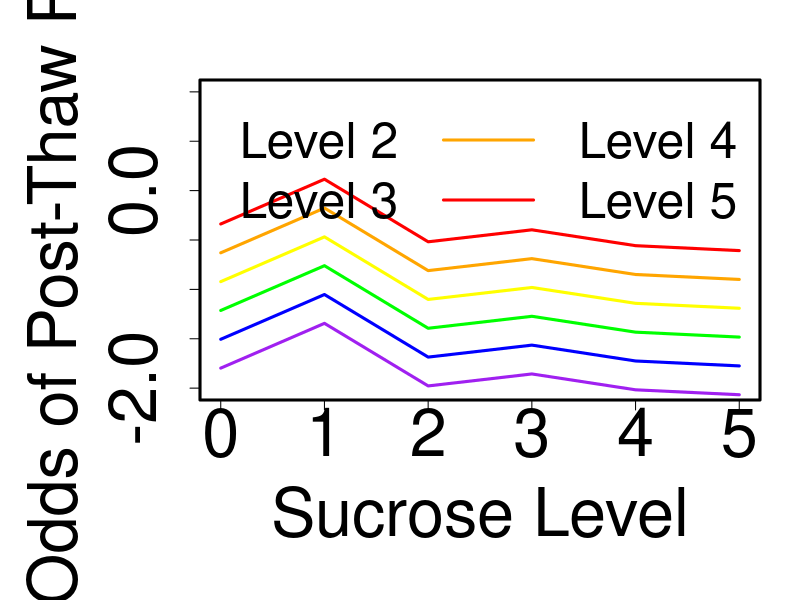
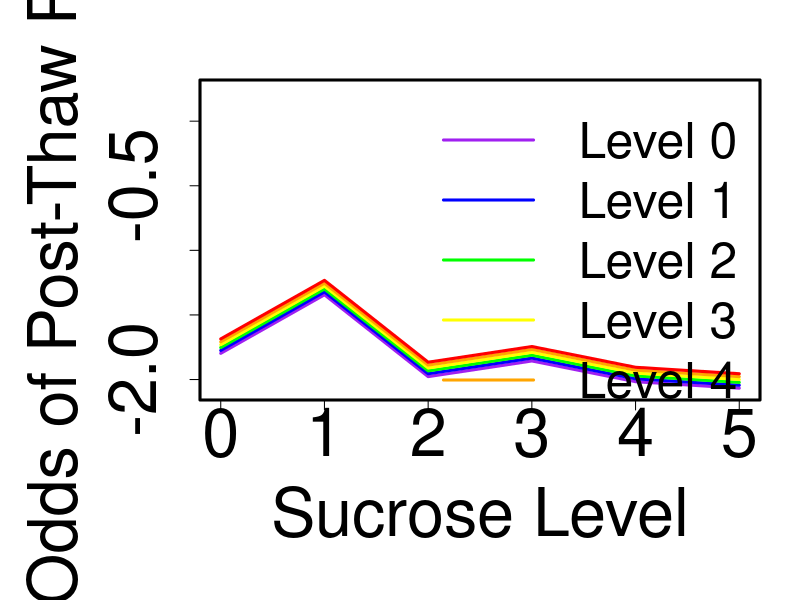
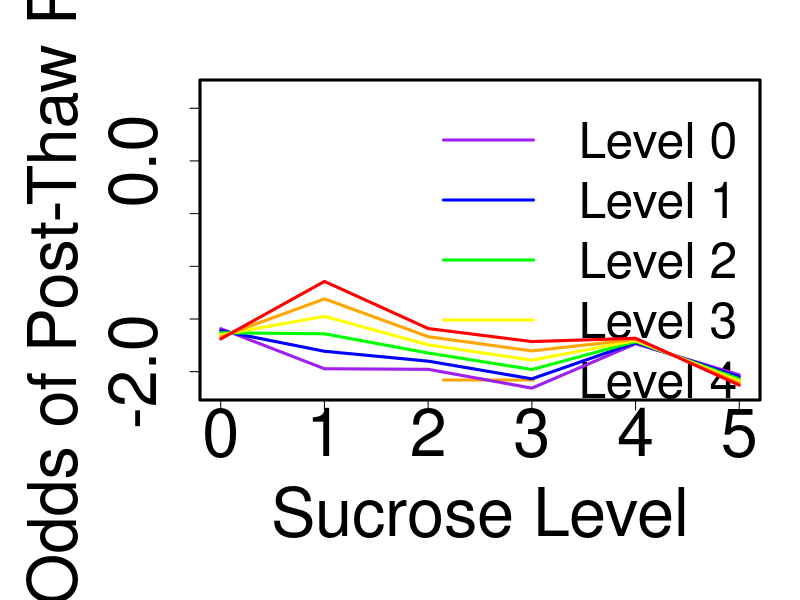
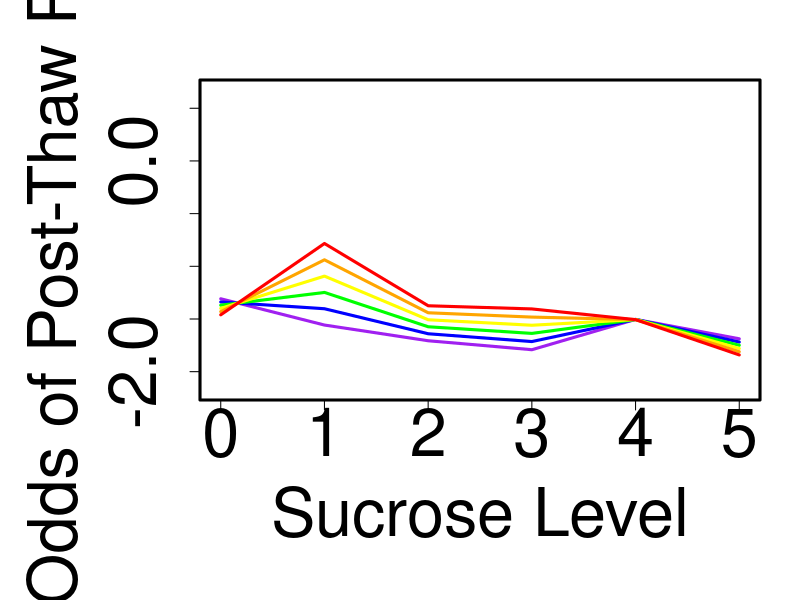
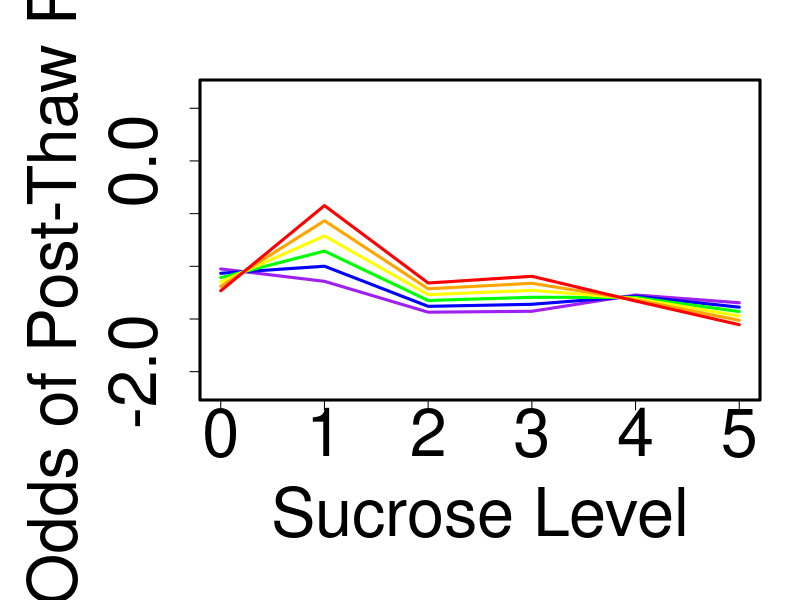
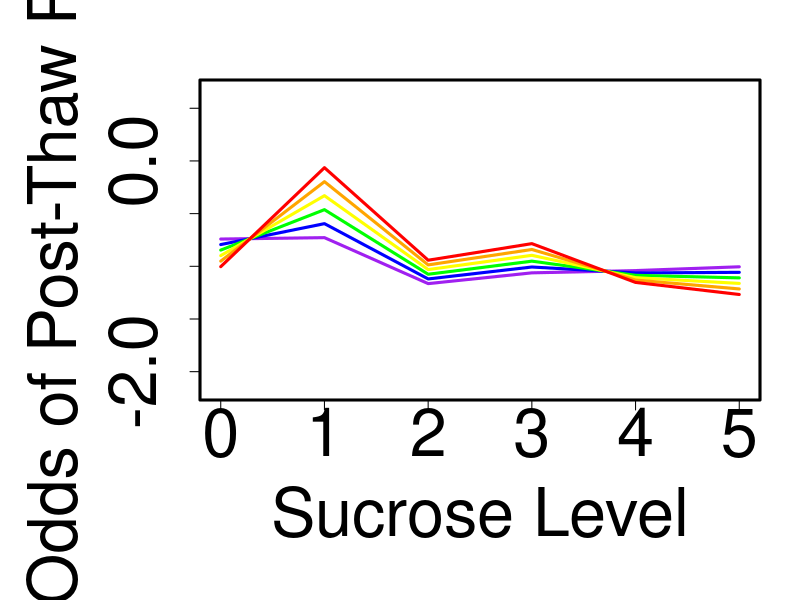
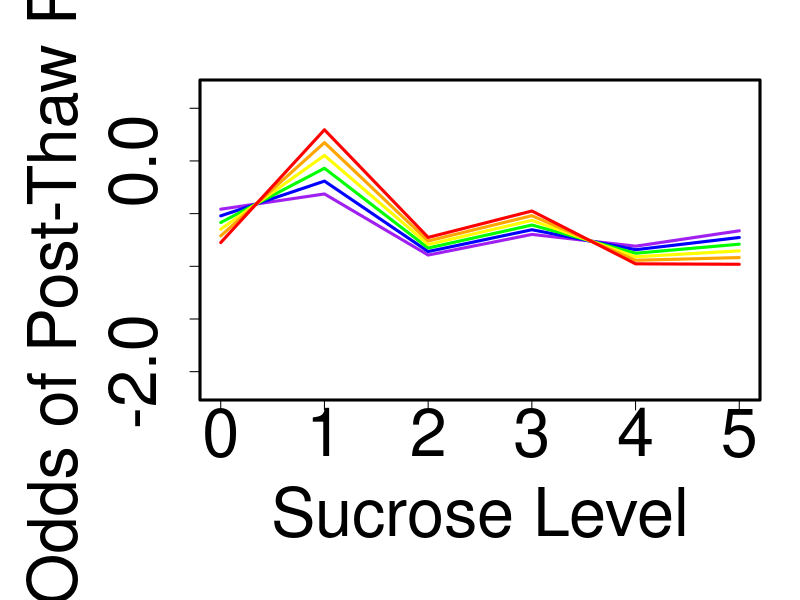
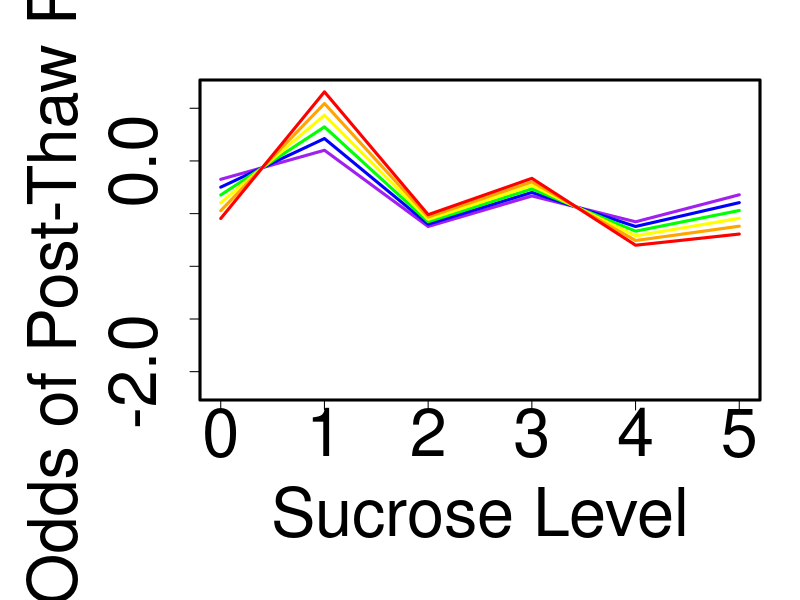

Reproduce these figures in R, in order. (Note: this script raises an error after producing the figures.)
# import data
setwd("D:/07_Statistical Analysis/SGI2")
data_SGI<-read.table('SGI_log.csv',header=F,sep=',') #input data
colnames(data_SGI) = c("S","G","I","R") 

#collapse data into counts
collapsed = aggregate(data_SGI$R, data_SGI[,1:3], FUN=sum)
temp = aggregate(data_SGI$R, data_SGI[,1:3], FUN=length)
collapsed = cbind(collapsed, temp[,4]-collapsed[,4])
names(collapsed)[4:5] = c("success", "failure")

#coloring for plots
colors = c("purple", "blue", "green", "yellow", "orange", "red")

####################################################################################################################################
## "main effects" model (no interactions)
####################################################################################################################################

mainEffects = glm(cbind(success, failure) ~ as.factor(S) + G + I, data=collapsed, family="quasibinomial")
summary(mainEffects)

#p-value for effect of S
mainEffects_noS = glm(cbind(success, failure) ~ G + I, data=collapsed, family="quasibinomial")
anova(mainEffects, mainEffects_noS, test = "F")

#predicted values for log odds
fit = predict(mainEffects, type = "link")

#plot summarizing impact of additive effects
#glycerol
jpeg('MainEffects_G.jpeg',width=900,height=900)
par(mar=c(10, 10, 4, 2),mgp=c(6,2,0),lwd=3)
plot(collapsed$S, fit, type="n", xlab="Sucrose Level", ylab="Log Odds of Post-Thaw Recovery", 
     cex=2.25,cex.axis=4.0,cex.lab=4.0, ylim=c(-2,1))
for (i in 0:5) points(collapsed$S[collapsed$G==i & collapsed$I==0], fit[collapsed$G==i & collapsed$I==0], 
                      type="l", col=colors[i+1])
legend("topright", col=colors, paste0("Level ",0:5), lty=1, bty="n",cex=3.0,ncol = 3)
dev.off()

#isoleucine
jpeg('MainEffects_I.jpeg',width=900,height=900)
par(mar=c(10, 10, 4, 2),mgp=c(6,2,0),lwd=3)
plot(collapsed$S, fit, type="n", xlab="Sucrose Level", ylab="Log Odds of Post-Thaw Recovery", 
     cex=2.25,cex.axis=4.0,cex.lab=4.0)
for (i in 0:5) points(collapsed$S[collapsed$I==i & collapsed$G==0], fit[collapsed$I==i & collapsed$G==0], 
                      type="l", col=colors[i+1])
legend("topright", col=colors, paste0("Level ",0:5), lty=1, bty="n",cex=3.0)
dev.off()

####################################################################################################################################
## interaction model
####################################################################################################################################

intxn = glm(cbind(success, failure) ~ as.factor(S)*G + as.factor(S)*I + G*I, data=collapsed, family="quasibinomial")
summary(intxn)

#p-value for interaction between S & G
intxn_noSG = glm(cbind(success, failure) ~ as.factor(S) + as.factor(S)*I + G*I, data=collapsed, family="quasibinomial")
anova(intxn, intxn_noSG, test = "F")

#p-value for interaction between S & I
intxn_noSI = glm(cbind(success, failure) ~ as.factor(S) + as.factor(S)*G + G*I, data=collapsed, family="quasibinomial")
anova(intxn, intxn_noSI, test = "F")

#p-value for interaction between G & I
intxn_noGI = glm(cbind(success, failure) ~ as.factor(S)*G + as.factor(S)*I, data=collapsed, family="quasibinomial")
anova(intxn, intxn_noGI, test = "F")

#predicted values for log odds
fitIntxn = predict(intxn, type = "link")


#effect of S (interaction)
#isoleucine
for (g in 0:5) {
  file_name=paste("I_G_",g,".jpeg",sep = "")
  jpeg(file_name,width=900,height=900)
  par(mar=c(10, 10, 4, 2),mgp=c(6,2,0),lwd=3)
  plot(collapsed$S, fitIntxn, type="n", xlab="Sucrose Level", ylab="Log Odds of Post-Thaw Recovery", 
       cex=2.25,cex.axis=4.0,cex.lab=4.0)
  #main=paste0("Color by isoleucine, glycerol=",g),
  if (g==0) legend("topright", col=colors, paste0("Level ",0:5), lty=1, bty="n",cex=3.0)
  for (i in 0:5) points(collapsed$S[collapsed$I==i & collapsed$G==g], fitIntxn[collapsed$I==i & collapsed$G==g], 
                        type="l", col=colors[i+1])
  dev.off()
}

#glycerol
for (i in 0:5) {
  file_name=paste("G_I_",i,".jpeg",sep = "")
  jpeg(file_name,width=900,height=900)
  par(mar=c(10, 10, 4, 2),mgp=c(6,2,0),lwd=3)
  plot(collapsed$S, fitIntxn, type="n", xlab="Sucrose Level", ylab="Log Odds of Post-Thaw Recovery", 
       cex=2.25,cex.axis=4.0,cex.lab=4.0)
  #main=paste0("Color by glycerol, isoleucine=",i),
  if (i==0) legend("topright", col=colors, paste0("Level ",0:5), lty=1, bty="n",cex=3.0)
  for (g in 0:5) points(collapsed$S[collapsed$G==g & collapsed$I==i], fitIntxn[collapsed$G==g & collapsed$I==i], 
                        type="l", col=colors[g+1])
  dev.off()
}

#effect of G (interaction)
#sucrose
for (i in 0:5) {
  file_name=paste("S_I_",i,".jpeg",sep = "")
  jpeg(file_name,width=900,height=900)
  par(mar=c(10, 10, 4, 2),mgp=c(6,2,0),lwd=3)
  plot(collapsed$G, fitIntxn, type="n", xlab="Glycerol Level", ylab="Log Odds of Post-Thaw Recovery", 
       cex=2.25,cex.axis=4.0,cex.lab=4.0)
  #main=paste0("Color by sucrose, isoleucine=",i),
  if (i==0) legend("topright", col=colors, paste0("Level ",0:5), lty=1, bty="n",cex=3.0)
  for (s in 0:5) points(collapsed$G[collapsed$S==s & collapsed$I==i], fitIntxn[collapsed$S==s & collapsed$I==i], 
                        type="l", col=colors[s+1])
  dev.off()
}

#isoleucine
for (s in 0:5) {
  file_name=paste("I_S_",s,".jpeg",sep = "")
  jpeg(file_name,width=900,height=900)
  par(mar=c(10, 10, 4, 2),mgp=c(6,2,0),lwd=3)
  plot(collapsed$G, fitIntxn, type="n", xlab="Glycerol Level", ylab="Log Odds of Post-Thaw Recovery", 
       cex=2.25,cex.axis=4.0,cex.lab=4.0)
  #main=paste0("Color by isoleucine, sucrose=",s),
  if (s==0) legend("topleft", col=colors, paste0("Level ",0:5), lty=1, bty="n",cex=3.0)
  for (i in 0:5) points(collapsed$G[collapsed$I==i & collapsed$S==s], fitIntxn[collapsed$I==i & collapsed$S==s], 
                        type="l", col=colors[i+1])
  dev.off()
}

#effect of I (interaction)
#glycerol
for (s in 0:5) {
  file_name=paste("G_S_",s,".jpeg",sep = "")
  jpeg(file_name,width=900,height=900)
  par(mar=c(10, 10, 4, 2),mgp=c(6,2,0),lwd=3)
  plot(collapsed$I, fitIntxn, type="n", xlab="Isoleucine Level", ylab="Log Odds of Post-Thaw Recovery", 
       cex=2.25,cex.axis=4.0,cex.lab=4.0)
  #main=paste0("Color by glycerol, sucrose=",s),
  if (s==0) legend("topleft", col=colors, paste0("Level ",0:5), lty=1, bty="n",cex=3.0)
  for (g in 0:5) points(collapsed$I[collapsed$G==g & collapsed$S==s], fitIntxn[collapsed$G==g & collapsed$S==s], 
                        type="l", col=colors[g+1])
  dev.off()
}

#sucrose
for (g in 0:5) {
  file_name=paste("S_G_",g,".jpeg",sep = "")
  jpeg(file_name,width=900,height=900)
  par(mar=c(10, 10, 4, 2),mgp=c(6,2,0),lwd=3)
  plot(collapsed$I, fitIntxn, type="n", xlab="Isoleucine Level", ylab="Log Odds of Post-Thaw Recovery", 
       cex=2.25,cex.axis=4.0,cex.lab=4.0)
  #main=paste0("Color by sucrose, glycerol=",g),
  if (g==0) legend("topright", col=colors, paste0("Level ",0:5), lty=1, bty="n",cex=3.0)
  for (s in 0:5) points(collapsed$I[collapsed$S==s & collapsed$G==g], fitIntxn[collapsed$S==s & collapsed$G==g], 
                        type="l", col=colors[s+1])
  dev.off()
}

####################################################################################################################################
## predicted vs. actual plots
####################################################################################################################################

fitp = predict(mainEffects, type = "response")
fitIntxnp = predict(intxn, type = "response")
obs = collapsed$success/(collapsed$success+collapsed$failure)

jpeg('pva_principal.jpeg',width=900,height=900)
par(mar=c(10, 10, 4, 2),mgp=c(6,2,0),lwd=3)
plot(obs*100, fitp*100, xlim=c(0,100), ylim=c(0,100), ylab="Predicted Post-Thaw Recovery (%)", xlab="Actual Post-Thaw Recovery (%)", 
     pch=19, cex=2, cex.axis=4.0,cex.lab=4.0)
abline(0,1)
#plot(fitIntxnp, fitIntxnp-obs)
dev.off()

jpeg('pva_interaction.jpeg',width=900,height=900)
par(mar=c(10, 10, 4, 2),mgp=c(6,2,0),lwd=3)
plot(obs*100, fitIntxnp*100, xlim=c(0,100), ylim=c(0,100), ylab="Predicted Post-Thaw Recovery (%)", xlab="Actual Post-Thaw Recovery (%)", 
     pch=19, cex=2, cex.axis=4.0,cex.lab=4.0)
abline(0,1)
#plot(fitIntxnp, fitIntxnp-obs)
dev.off()

##########################################################################################################

###########################################################################################################
#effect of S (interaction)
#glycerol
file_name=paste("S_G.jpeg",sep = "")
jpeg(file_name, width = 3600, height = 3600, units = 'px', res = 300)
par(mar=c(10, 10, 4, 2),mgp=c(6,2,0),lwd=3)
for (i in 0:5) {
  if(i==0){
    plot(collapsed$S, fitIntxn, type="n", xlab="Sucrose Level", ylab="Log Odds of Post-Thaw Recovery", 
         main=paste0("Coloring by Level of Glycerol"), cex.main=3.0, cex=2.25,cex.axis=4.0,cex.lab=4.0,ylim=c(-2,1.5))
    legend("topright", col=colors, paste0("Level ",0:5), lty=1, bty="n",cex=3.0)
  }
  else{
    points(collapsed$S, fitIntxn, type="n")
  }
  for (g in 0:5) points(collapsed$S[collapsed$G==g & collapsed$I==i], fitIntxn[collapsed$G==g & collapsed$I==i], 
                        type="l", col=colors[g+1])
}
dev.off()

#isoleucine
file_name=paste("S_I.jpeg",sep = "")
jpeg(file_name, width = 3600, height = 3600, units = 'px', res = 300)
par(mar=c(10, 10, 4, 2),mgp=c(6,2,0),lwd=3)
for (g in 0:5) {
  if(g==0){
    plot(collapsed$S, fitIntxn, type="n", xlab="Sucrose Level", ylab="Log Odds of Post-Thaw Recovery", 
         main=paste0("Coloring by Level of Isoleucine"), cex.main=3.0, cex=2.25,cex.axis=4.0,cex.lab=4.0,ylim=c(-2,1.5))
    legend("topright", col=colors, paste0("Level ",0:5), lty=1, bty="n",cex=3.0)
  }
  else{
    points(collapsed$S, fitIntxn, type="n") 
  }
  for (i in 0:5) points(collapsed$S[collapsed$I==i & collapsed$G==g], fitIntxn[collapsed$I==i & collapsed$G==g], 
                        type="l", col=colors[i+1])
}
dev.off()
